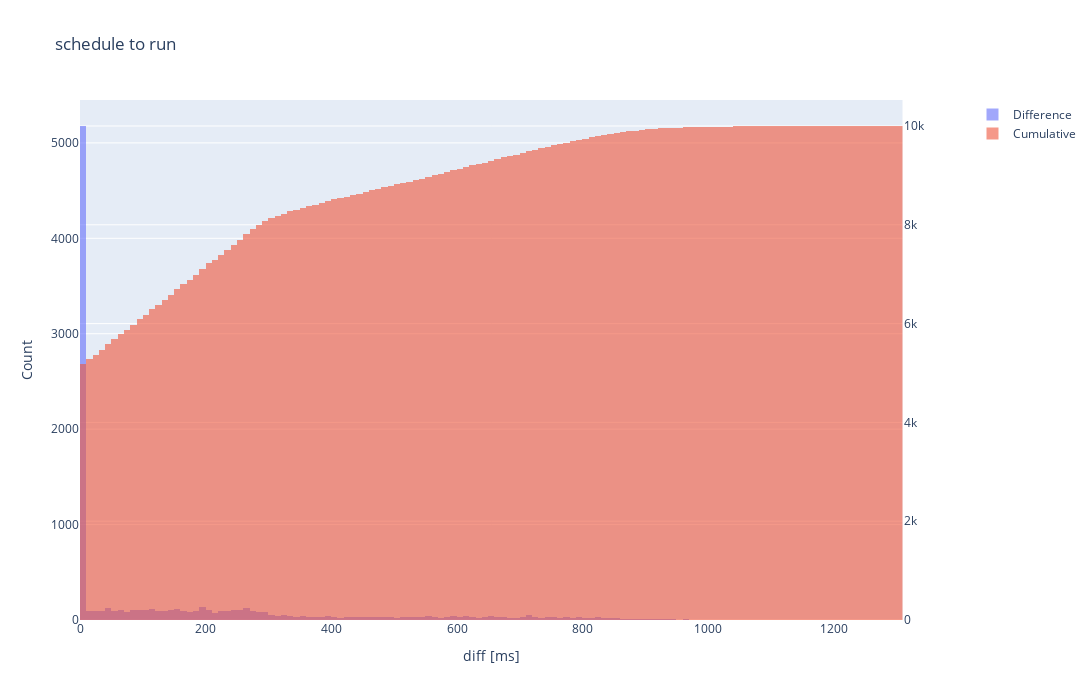

The notebook cell this image was saved under:
### Code cell
histogram_plotting("../timeline-2000nodes.csv", phase_change='{schedule run 0s}', num_bins=150, state="Stateless")

### Figure 1 — Plotly figure (JSON) as saved in the notebook; plotly's stock layout.template omitted (floating-point values rounded to 4 significant figures; data arrays with more than 128 entries replaced by an {"elided": "..."} marker saying what was removed)
{"data": [{"name": "Difference", "nbinsx": 150, "opacity": 0.6, "type": "histogram", "x": {"elided": "10000 int values"}}, {"cumulative": {"enabled": true}, "name": "Cumulative", "nbinsx": 150, "opacity": 0.6, "type": "histogram", "x": {"elided": "10000 int values"}, "xaxis": "x", "yaxis": "y2"}], "layout": {"autosize": false, "height": 700, "title": {"text": "schedule to run"}, "width": 1400, "xaxis": {"anchor": "y", "autorange": true, "domain": [0, 0.94], "range": [-0.5, 1310.0], "title": {"text": "diff [ms]"}, "type": "linear"}, "yaxis": {"anchor": "x", "autorange": true, "domain": [0, 1], "range": [0, 5449.0], "title": {"text": "Count"}}, "yaxis2": {"anchor": "x", "autorange": true, "overlaying": "y", "range": [0, 10530.0], "side": "right"}}}
